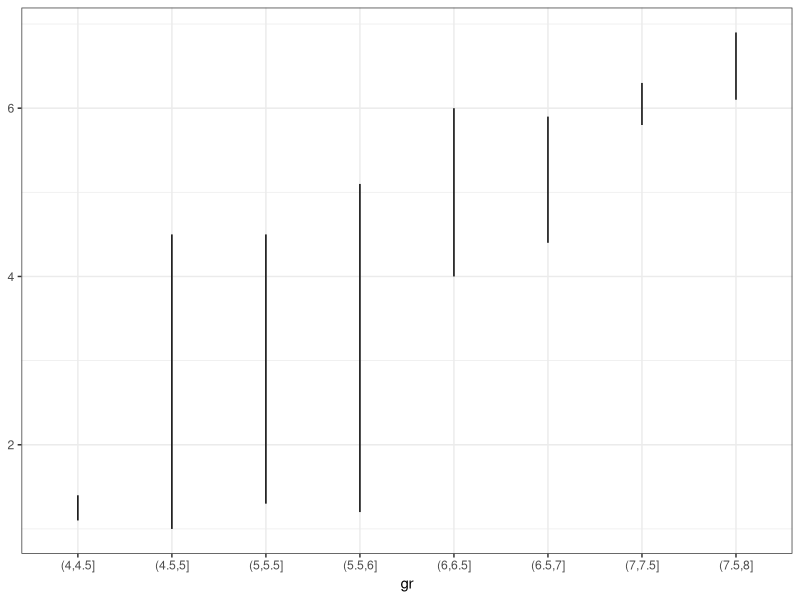
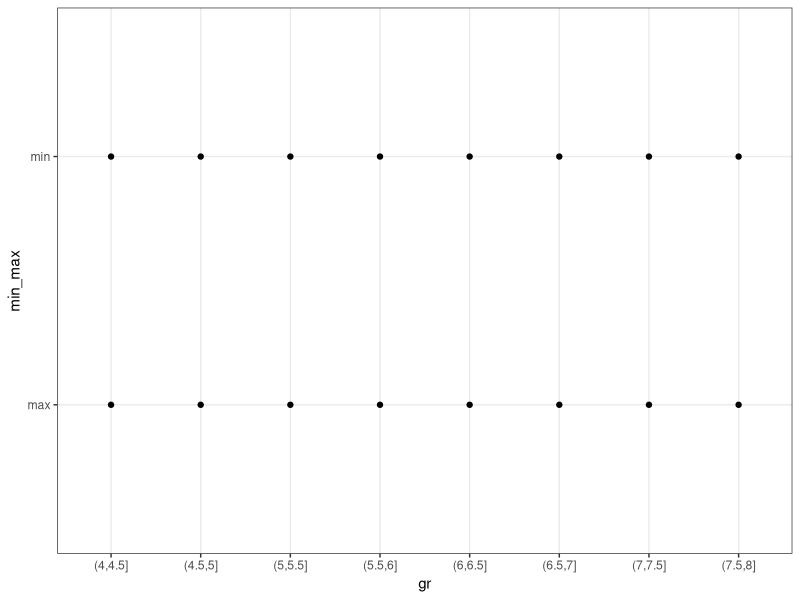

Recreate these plots in R, in order.
library(dplyr)
library(tidyr)
library(ggplot2)

df <- iris %>%
  mutate(gr = cut(Sepal.Length, seq(4,8,0.5))) %>%
  group_by(gr) %>%
  summarise(min = min(Petal.Length),
            max = max(Petal.Length))

# range
pl1 <- ggplot(df, aes(x=gr, ymin=min, ymax=max)) + 
  geom_linerange() + theme_bw()

df2 <- df %>%
  gather(min_max, value, min, max)
  
# points
pl2 <- ggplot(df2, aes(x=gr, y=min_max)) + 
  geom_point() + theme_bw()



pl1 <- ggplot(df, aes(x=gr, ymin=min, ymax=max)) + 
  geom_linerange() + theme_bw()





ggsave("stats_range.png", pl1, width = 7, height = 7)
ggsave("stats_point.png", pl2, width = 7, height = 7)

